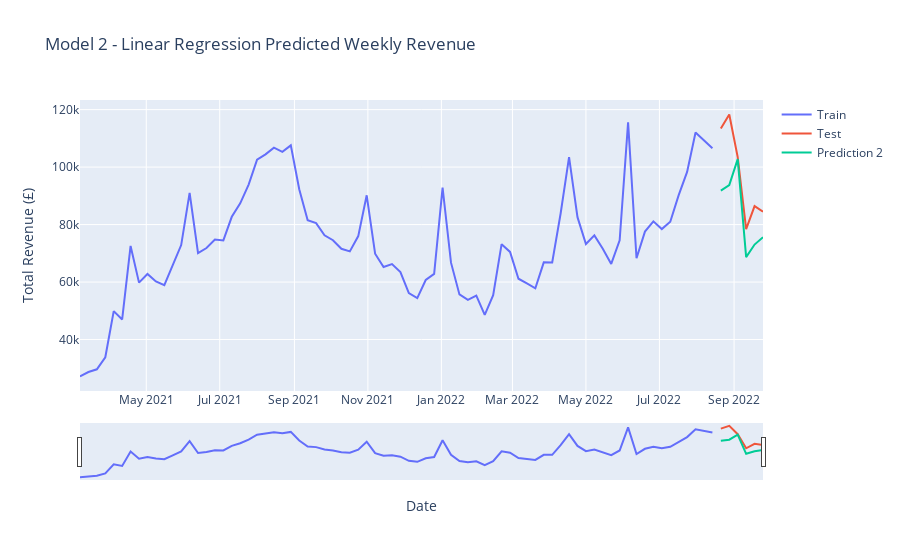

Notebook source saved alongside this figure:
### Code cell
fig = go.Figure()
fig.add_trace(go.Scatter(x=train.index, 
                         y=train['Total_Revenue'], mode='lines', name='Train'))
fig.add_trace(go.Scatter(x=test.index, 
                         y=test['Total_Revenue'], mode='lines', name='Test'))
fig.add_trace(go.Scatter(x=test.index, 
                         y=prediction_2, mode='lines', name='Prediction 2'))

fig.update_xaxes(rangeslider_visible=True)
fig.update_layout(
    yaxis_title='Total Revenue (£)', 
    xaxis_title='Date',
    title='Model 2 - Linear Regression Predicted Weekly Revenue'
)
fig.show()
